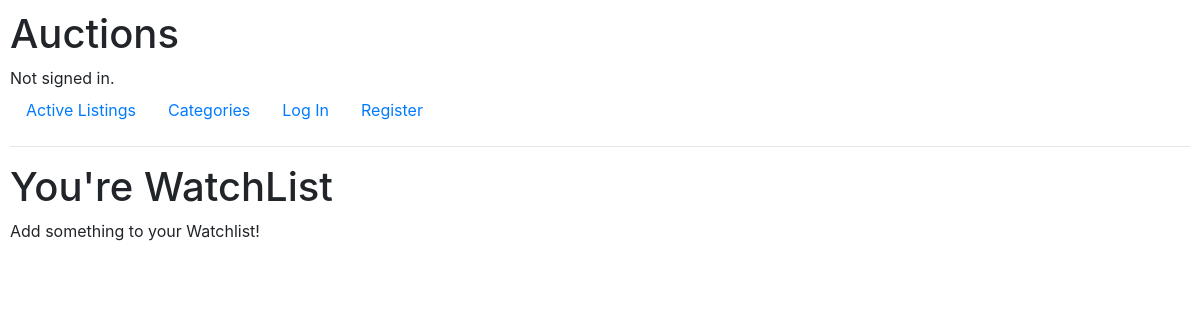
/watchlist, run on an earlier commit of the app's database.
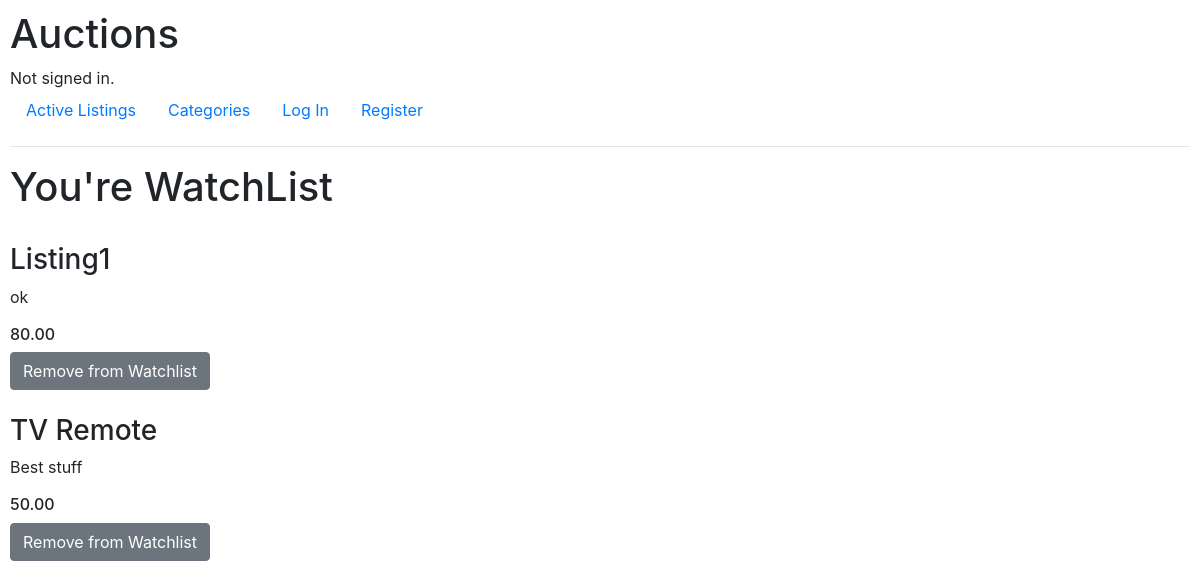
And on a later commit of the database.
### auctions/models.py (models this page shows)
class Auction_Listing(models.Model):
    title = models.TextField(max_length=64)
    description = models.TextField(max_length=200, blank=True)
    bid = models.DecimalField(decimal_places=2, max_digits=6)
    img = models.ImageField(upload_to="listings/", blank=True, null=False)
    watch = models.BooleanField(default=False)
    Bid_Category = { "FR": "Fashion",
                     "TY": "Toys",
                     "AR": "Artifact",
                     "JW": "Jewelry",
                     "MC": "Machinary"}
    category = models.CharField(
        max_length=2,
        choices=Bid_Category,
        blank=True)

### auctions/views.py (the view)
# urls.py: path("watchlist", views.watchlist, name="watchlist"),
def watchlist(request):
    all_listings = Auction_Listing.objects.exclude(watch=False)
    all_listings = Auction_Listing.objects.exclude(watch=False)
    return render(request,"auctions/watchlist.html",{
        "listings": all_listings    })

### auctions/templates/auctions/watchlist.html (shortened to what this page needs)
{% extends "auctions/layout.html" %}
{% block body %}
    <h1>You're WatchList</h1>
    {% for listing in listings %}
        <br>
        <h3>{{ listing.title }}</h3>
        <p>{{ listing.description }}</p>
        <h6>{{ listing.bid }}</h6>
        <form action="{% url 'watch' listing.id %}" method="post">
            <button type="submit" class="btn btn-secondary">
                {% if listing.watch %} Remove from Watchlist {% else %} Add to watchlist
                {% endif %}
            </button>
        </form>
    {% empty %}
        <p>Add something to your Watchlist!</p>
    {% endfor %}
{% endblock %}

What changed in the data, as far as the page shows it:
now on this page (row edited): Auction_Listing: title "Listing1", description "ok", bid "80.00", watch "Remove from Watchlist"
now on this page (row edited): Auction_Listing: title "TV Remote", description "Best stuff", bid "50.00", watch "Remove from Watchlist"
Also different on the page:
text no longer shown: "Add something to your Watchlist!"
